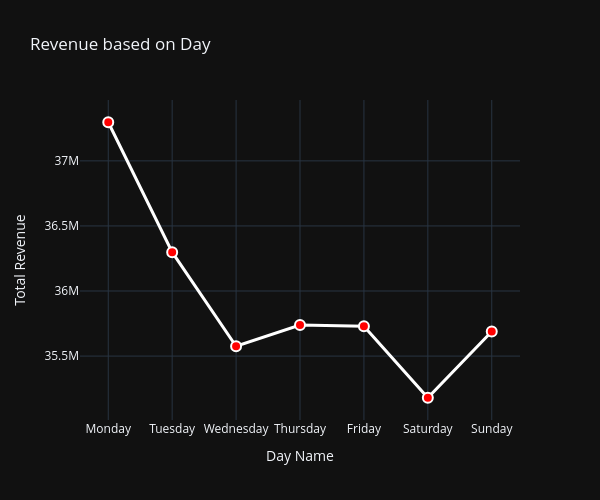

This figure's notebook cell:
### Code cell
day_based_revenue.columns= ["day_name", "total_revenue"]

fig_2 = go.Figure(
    data = [
            go.Scatter(
            x= day_based_revenue["day_name"],
            y= day_based_revenue["total_revenue"],
            mode = "lines+markers",
            line = dict(color = "white", width = 3),
            marker = dict(color = "red", size = 10, line= dict(color = "white", width = 2))
        )
    ]
)

fig_2.update_layout(
    xaxis_title = "Day Name",
    yaxis_title = "Total Revenue",
    height = 500,
    width = 600,
    title = "Revenue based on Day",
    template = "plotly_dark"
)

fig_2.show()

### Figure 1 — Plotly figure (JSON) as saved in the notebook; plotly's stock layout.template omitted (floating-point values rounded to 4 significant figures)
{"data": [{"line": {"color": "white", "width": 3}, "marker": {"color": "red", "line": {"color": "white", "width": 2}, "size": 10}, "mode": "lines+markers", "type": "scatter", "x": ["Monday", "Tuesday", "Wednesday", "Thursday", "Friday", "Saturday", "Sunday"], "y": [37300000.0, 36300000.0, 35580000.0, 35740000.0, 35730000.0, 35180000.0, 35690000.0]}], "layout": {"height": 500, "title": {"text": "Revenue based on Day"}, "width": 600, "xaxis": {"title": {"text": "Day Name"}}, "yaxis": {"title": {"text": "Total Revenue"}}}}
